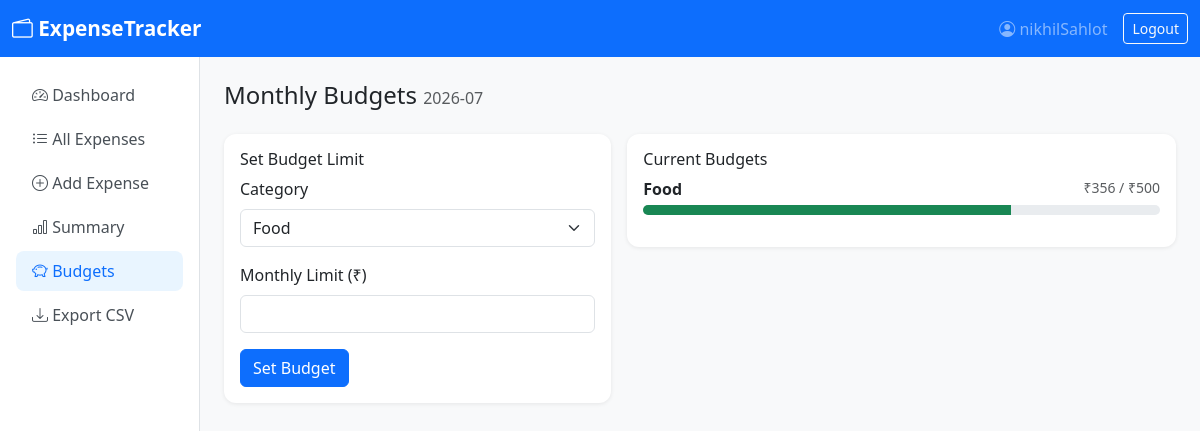
Screenshot of /budget (signed in) with the database file from the repository.
### tables this page shows
CREATE TABLE budgets (
            id INTEGER PRIMARY KEY AUTOINCREMENT,
            user_id INTEGER NOT NULL,
            category TEXT NOT NULL,
            monthly_limit REAL NOT NULL,
            month TEXT NOT NULL,
            UNIQUE(user_id, category, month)
        );

### app.py (the view, shortened to what this page needs)
@app.route('/budget', methods=['GET', 'POST'])
@login_required
def budget():
    conn = get_db()
    uid = session['user_id']
    current_month = date.today().strftime('%Y-%m')
    budgets = conn.execute(
        'SELECT * FROM budgets WHERE user_id=? AND month=?', (uid, current_month)
    ).fetchall()
    spending = {r['category']: r['total'] for r in conn.execute('''
        SELECT category, SUM(amount) as total FROM expenses
        WHERE user_id=? AND strftime('%Y-%m', date)=?
        GROUP BY category
    ''', (uid, current_month)).fetchall()}
    conn.close()
    return render_template('budget.html', budgets=budgets, spending=spending,
                           categories=CATEGORIES, current_month=current_month)

### app.py (called while the page is built)
def get_db():
    conn = sqlite3.connect(DATABASE)
    conn.row_factory = sqlite3.Row
    return conn

def login_required(f):
    @wraps(f)
    def decorated(*args, **kwargs):
        if 'user_id' not in session:
            return redirect(url_for('login'))
        return f(*args, **kwargs)
    return decorated

### templates/budget.html (shortened to what this page needs)
{% extends 'base.html' %}
{% block content %}
<h4 class="mb-4">Monthly Budgets <small class="text-muted fs-6">{{ current_month }}</small></h4>
<div class="row g-3">
  <div class="col-md-5">
    <div class="card p-3">
      <h6>Set Budget Limit</h6>
      <form method="POST">
        <div class="mb-3">
          <label class="form-label">Category</label>
          <select name="category" class="form-select" required>
            {% for c in categories %}<option>{{ c }}</option>{% endfor %}
          </select>
        </div>
        <div class="mb-3">
          <label class="form-label">Monthly Limit (₹)</label>
          <input name="limit" type="number" step="0.01" min="1" class="form-control" required>
        </div>
        <button class="btn btn-primary">Set Budget</button>
      </form>
    </div>
  </div>
  <div class="col-md-7">
    <div class="card p-3">
      <h6>Current Budgets</h6>
      {% if budgets %}
        {% for b in budgets %}
        {% set spent = spending.get(b['category'], 0) %}
        {% set pct = (spent / b['monthly_limit'] * 100) if b['monthly_limit'] > 0 else 0 %}
        <div class="mb-3">
          <div class="d-flex justify-content-between">
            <span class="fw-semibold">{{ b['category'] }}</span>
            <span class="small text-muted">₹{{ "%.0f"|format(spent) }} / ₹{{ "%.0f"|format(b['monthly_limit']) }}
            </span>
          </div>
          <div class="progress mt-1" style="height:10px">
            <div class="progress-bar {% if pct >= 100 %}bg-danger{% elif pct >= 80 %}bg-warning{% else %}bg-success{% endif %}"
                 style="width:{{ [pct, 100]|min }}%"></div>
          </div>
        </div>
        {% endfor %}
      {% else %}
        <p class="text-muted">No budgets set for this month.</p>
      {% endif %}
    </div>
  </div>
</div>
{% endblock %}

### templates/base.html (style rules this page uses)
body { background: #f8f9fa; }
.card { border: none; box-shadow: 0 1px 4px rgba(0,0,0,.08); border-radius: 12px; }

### rows the page displays
budgets: category "Food", spent "356", monthly_limit "500", {{ [pct, 100]|min }} 71.2 (drawn)

### other values shown
{{ session.username }} "nikhilSahlot"
form field category "Food"
